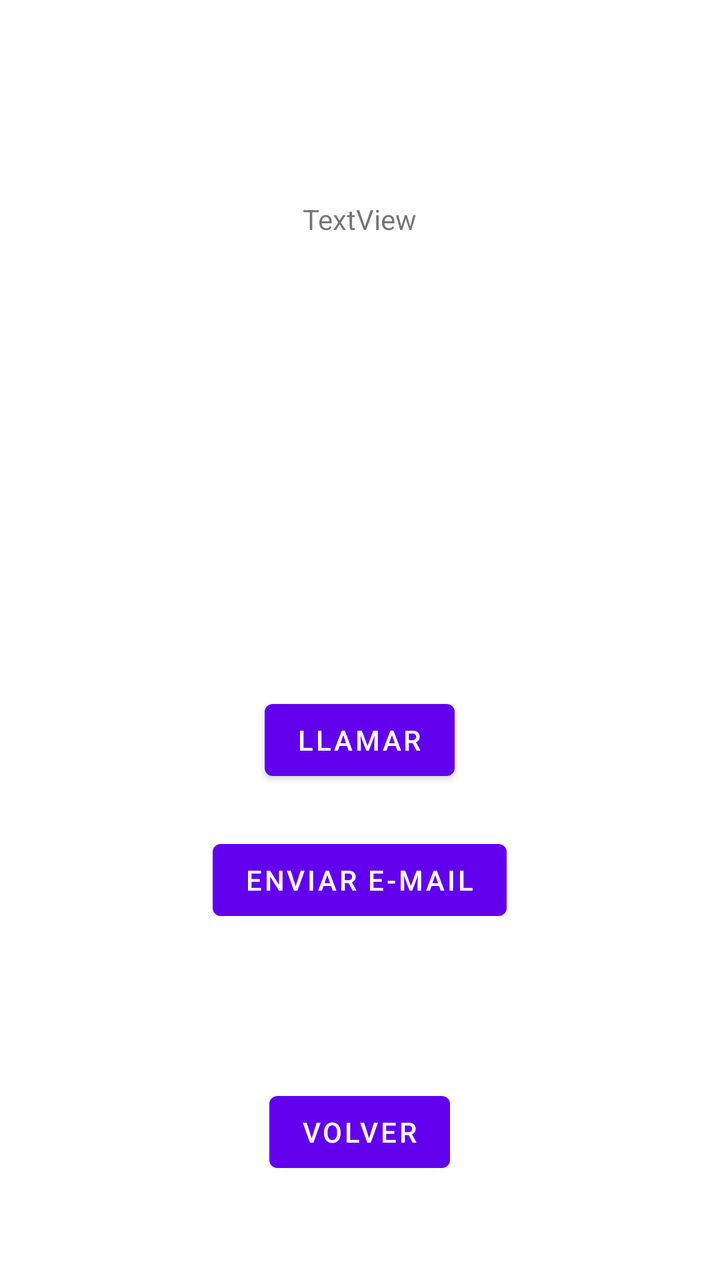
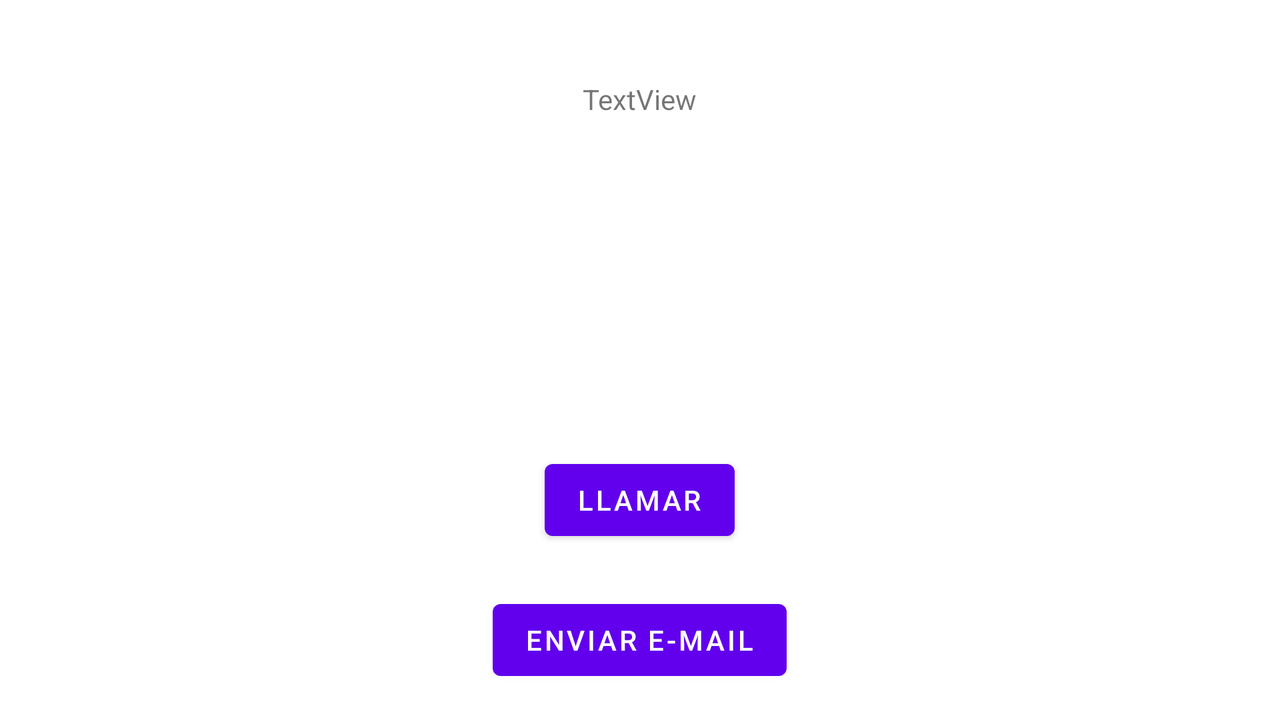

Two renders of one Android screen. The first uses the default layout on a phone; the second uses the alternative layout the repository ships for a different screen configuration, on a matching device. The two XML files are below.
<!-- AndroidManifest.xml: application theme Theme.B05_EJ02_Cesar_Alves_Alfonso -->
<!-- res/layout/fragment_contacto.xml -->
<?xml version="1.0" encoding="utf-8"?>
<FrameLayout xmlns:android="http://schemas.android.com/apk/res/android"
    xmlns:app="http://schemas.android.com/apk/res-auto"
    xmlns:tools="http://schemas.android.com/tools"
    android:layout_width="match_parent"
    android:layout_height="match_parent"
    android:id="@+id/contactoFragment"
    tools:context=".ContactoFragment">

    <TextView
        android:id="@+id/tvNombre2"
        android:layout_width="wrap_content"
        android:layout_height="wrap_content"
        android:layout_gravity="center_horizontal"
        android:layout_marginTop="100dp"
        android:text="TextView"
        app:layout_constraintStart_toStartOf="parent"
        app:layout_constraintTop_toTopOf="parent" />

    <ImageView
        android:id="@+id/ivAvatar2"
        android:layout_width="150dp"
        android:layout_height="150dp"
        android:layout_gravity="center_horizontal"
        android:layout_marginTop="150dp"
        app:layout_constraintStart_toStartOf="parent"
        app:layout_constraintTop_toBottomOf="@+id/tvNombre" />

    <Button
        android:id="@+id/btnLlamar2"
        android:layout_width="wrap_content"
        android:layout_height="wrap_content"
        android:layout_gravity="center"
        android:layout_marginTop="50dp"
        android:text="LLAMAR"
        app:layout_constraintStart_toStartOf="parent"
        app:layout_constraintTop_toBottomOf="@+id/ivAvatar" />

    <Button
        android:id="@+id/btnEnviar2"
        android:layout_width="wrap_content"
        android:layout_height="wrap_content"
        android:layout_gravity="center_horizontal|center_vertical"
        android:layout_marginTop="120dp"
        android:text="ENVIAR E-MAIL"
        app:layout_constraintStart_toStartOf="parent"
        app:layout_constraintTop_toBottomOf="@+id/btnLlamar" />

    <Button
        android:id="@+id/btnVolver"
        android:layout_width="wrap_content"
        android:layout_height="wrap_content"
        android:layout_gravity="bottom|center_horizontal"
        android:layout_marginBottom="50dp"
        android:text="Volver" />
</FrameLayout>
<!-- resources referenced by this layout -->
<resources>
  <style name="Theme.B05_EJ02_Cesar_Alves_Alfonso" parent="Theme.MaterialComponents.DayNight.DarkActionBar">
          
          <item name="colorPrimary">@color/purple_500</item>
          <item name="colorPrimaryVariant">@color/purple_700</item>
          <item name="colorOnPrimary">@color/white</item>
          
          <item name="colorSecondary">@color/teal_200</item>
          <item name="colorSecondaryVariant">@color/teal_700</item>
          <item name="colorOnSecondary">@color/black</item>
          
          <item name="android:statusBarColor" tools:targetApi="l">?attr/colorPrimaryVariant</item>
          
      </style>
</resources>
<!-- res/layout-land/fragment_contacto.xml (the repository's variant of the layout above) -->
<!-- drawn on the phone turned sideways -->
<?xml version="1.0" encoding="utf-8"?>
<FrameLayout xmlns:android="http://schemas.android.com/apk/res/android"
    xmlns:app="http://schemas.android.com/apk/res-auto"
    xmlns:tools="http://schemas.android.com/tools"
    android:layout_width="match_parent"
    android:layout_height="match_parent"

    android:id="@+id/contactoFragment"
    tools:context=".ContactoFragment">

    <TextView
        android:id="@+id/tvNombre2"
        android:layout_width="wrap_content"
        android:layout_height="wrap_content"
        android:layout_gravity="center_horizontal"
        android:layout_marginTop="40dp"
        android:text="TextView"
        app:layout_constraintStart_toStartOf="parent"
        app:layout_constraintTop_toTopOf="parent" />

    <ImageView
        android:id="@+id/ivAvatar2"
        android:layout_width="142dp"
        android:layout_height="106dp"
        android:layout_gravity="center_horizontal"
        android:layout_marginTop="90dp"
        app:layout_constraintStart_toStartOf="parent"
        app:layout_constraintTop_toBottomOf="@+id/tvNombre" />

    <Button
        android:id="@+id/btnLlamar2"
        android:layout_width="wrap_content"
        android:layout_height="wrap_content"
        android:layout_gravity="center"
        android:layout_marginTop="70dp"
        android:text="LLAMAR"
        app:layout_constraintStart_toStartOf="parent"
        app:layout_constraintTop_toBottomOf="@+id/ivAvatar" />

    <Button
        android:id="@+id/btnEnviar2"
        android:layout_width="wrap_content"
        android:layout_height="wrap_content"
        android:layout_gravity="center_horizontal|center_vertical"
        android:layout_marginTop="140dp"
        android:text="ENVIAR E-MAIL"
        app:layout_constraintStart_toStartOf="parent"
        app:layout_constraintTop_toBottomOf="@+id/btnLlamar" />
</FrameLayout>
